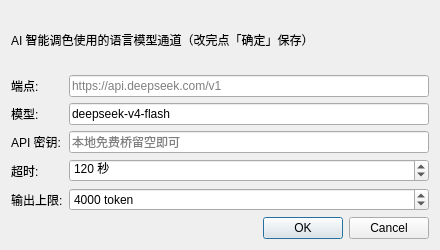
<?xml version="1.0" encoding="UTF-8"?>
<ui version="4.0">
 <class>LlmSettingsDialog</class>
 <widget class="QDialog" name="LlmSettingsDialog">
  <property name="geometry">
   <rect>
    <x>0</x>
    <y>0</y>
    <width>440</width>
    <height>250</height>
   </rect>
  </property>
  <property name="windowTitle">
   <string>LLM 设置</string>
  </property>
  <layout class="QVBoxLayout" name="verticalLayoutMain">
   <item>
    <widget class="QLabel" name="labelHint">
     <property name="text">
      <string>AI 智能调色使用的语言模型通道（改完点「确定」保存）</string>
     </property>
     <property name="wordWrap">
      <bool>true</bool>
     </property>
    </widget>
   </item>
   <item>
    <layout class="QFormLayout" name="formLayout">
     <property name="fieldGrowthPolicy">
      <enum>QFormLayout::AllNonFixedFieldsGrow</enum>
     </property>
     <item row="0" column="0">
      <widget class="QLabel" name="labelEndpoint">
       <property name="text">
        <string>端点:</string>
       </property>
      </widget>
     </item>
     <item row="0" column="1">
      <widget class="QLineEdit" name="lineEditEndpoint">
        <property name="placeholderText">
         <string>https://api.deepseek.com/v1</string>
        </property>
      </widget>
     </item>
     <item row="1" column="0">
      <widget class="QLabel" name="labelModel">
       <property name="text">
        <string>模型:</string>
       </property>
      </widget>
     </item>
     <item row="1" column="1">
      <widget class="QLineEdit" name="lineEditModel">
       <property name="text">
        <string>deepseek-v4-flash</string>
       </property>
      </widget>
     </item>
     <item row="2" column="0">
      <widget class="QLabel" name="labelApiKey">
       <property name="text">
        <string>API 密钥:</string>
       </property>
      </widget>
     </item>
     <item row="2" column="1">
      <widget class="QLineEdit" name="lineEditApiKey">
       <property name="echoMode">
        <enum>QLineEdit::Password</enum>
       </property>
       <property name="placeholderText">
        <string>本地免费桥留空即可</string>
       </property>
      </widget>
     </item>
     <item row="3" column="0">
      <widget class="QLabel" name="labelTimeout">
       <property name="text">
        <string>超时:</string>
       </property>
      </widget>
     </item>
     <item row="3" column="1">
      <widget class="QSpinBox" name="spinBoxTimeout">
       <property name="suffix">
        <string> 秒</string>
       </property>
       <property name="minimum">
        <number>30</number>
       </property>
       <property name="maximum">
        <number>600</number>
       </property>
       <property name="value">
        <number>120</number>
       </property>
      </widget>
     </item>
     <item row="4" column="0">
      <widget class="QLabel" name="labelMaxTokens">
       <property name="text">
        <string>输出上限:</string>
       </property>
      </widget>
     </item>
     <item row="4" column="1">
      <widget class="QSpinBox" name="spinBoxMaxTokens">
       <property name="suffix">
        <string> token</string>
       </property>
       <property name="minimum">
        <number>500</number>
       </property>
       <property name="maximum">
        <number>32768</number>
       </property>
       <property name="singleStep">
        <number>500</number>
       </property>
       <property name="value">
        <number>4000</number>
       </property>
      </widget>
     </item>
    </layout>
   </item>
   <item>
    <widget class="QDialogButtonBox" name="buttonBox">
     <property name="orientation">
      <enum>Qt::Horizontal</enum>
     </property>
     <property name="standardButtons">
      <set>QDialogButtonBox::Cancel|QDialogButtonBox::Ok</set>
     </property>
    </widget>
   </item>
  </layout>
 </widget>
 <resources/>
 <connections/>
</ui>
